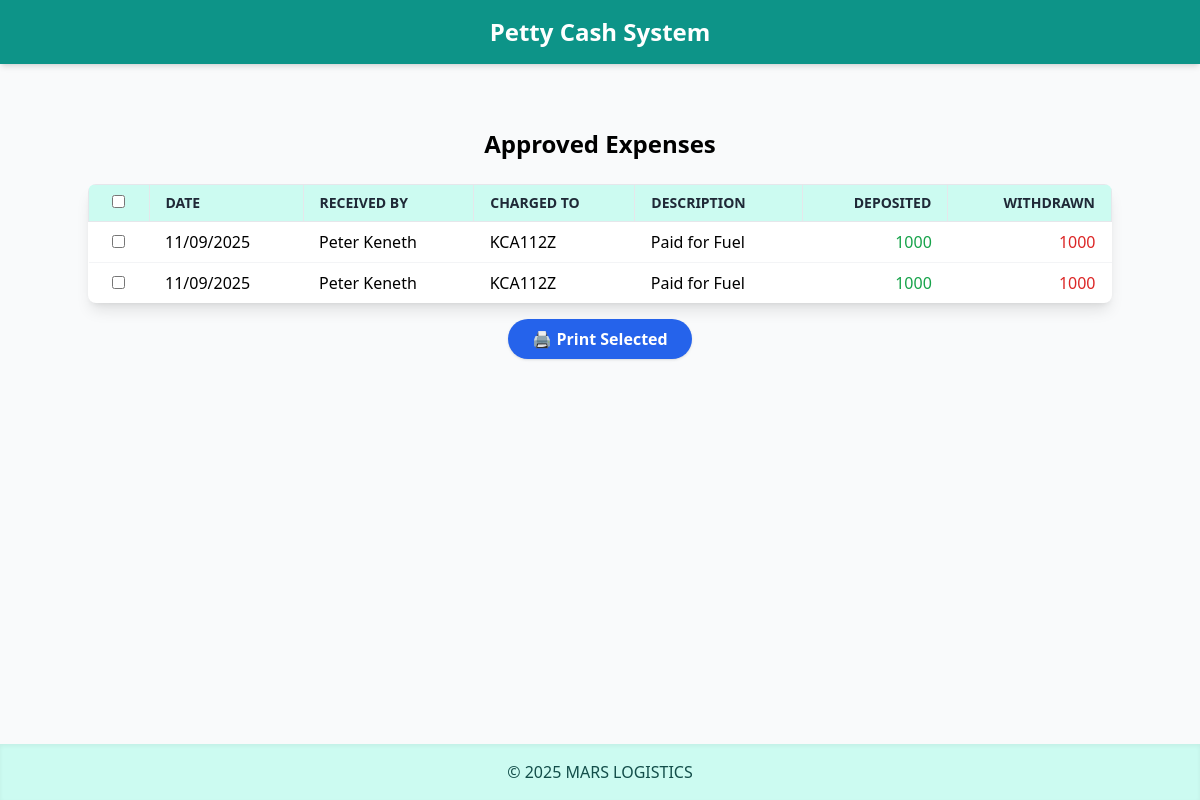
The page /expenses/print-all-approved/ on the database as committed earlier.
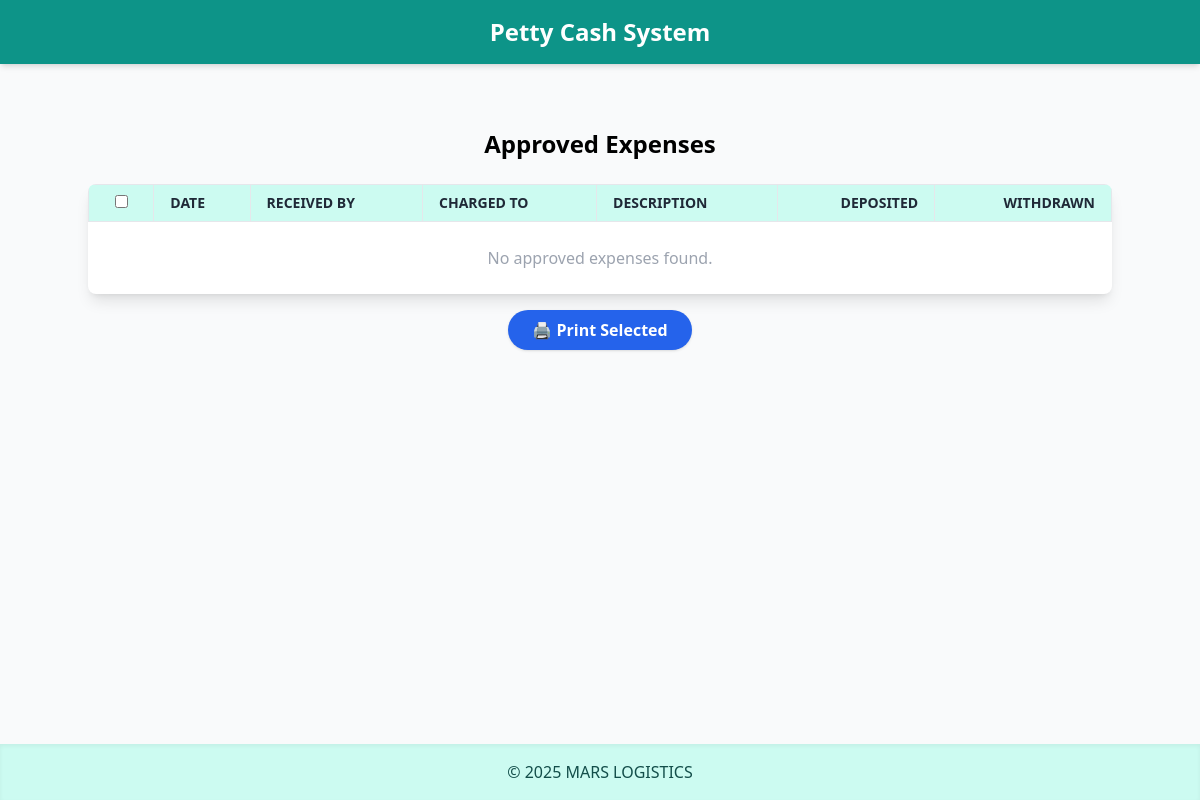
The same page on the database as committed later.
### cashflow/models.py (models this page shows, shortened)
class Expense(models.Model):
    STATUS_CHOICES = [
        ("Pending", "Pending"),
        ("Approved", "Approved"),
        ("Rejected", "Rejected"),
        ("Locked", "Locked"),
    ]
    date = models.DateField(default=timezone.now)
    received_by = models.CharField(max_length=255, null=True, blank=True)
    charged_to = models.CharField(max_length=255)
    description = models.TextField()
    receipt_no = models.CharField(max_length=100, blank=True, null=True)
    amount_deposited = models.DecimalField(max_digits=12, decimal_places=2, default=0)
    amount_withdrawn = models.DecimalField(max_digits=12, decimal_places=2, default=0)
    withdrawal_charges = models.DecimalField(max_digits=12, decimal_places=2, default=0)
    running_balance = models.DecimalField(max_digits=12, decimal_places=2, default=0)
    status = models.CharField(max_length=20, choices=STATUS_CHOICES, default="Pending")
    uploaded_by = models.ForeignKey(
        User,
        on_delete=models.SET_NULL,
        null=True,
        blank=True,
        related_name="uploaded_expenses"
    )
    approved_by = models.ForeignKey(
        User,
        on_delete=models.SET_NULL,
        null=True,
        blank=True,
        related_name="approved_expenses"
    )
    approved_at = models.DateTimeField(null=True, blank=True)

### cashflow/views.py (the view)
# urls.py: path("expenses/print-all-approved/", views.print_all_approved, name="print_all_approved"),
def print_all_approved(request):
    approved_expenses = Expense.objects.filter(status__iexact='approved')
    return render(request, 'cashflow/print_all_approved.html', {
        'expenses': approved_expenses,
    })

### cashflow/templates/cashflow/print_all_approved.html (shortened to what this page needs)
{% extends "cashflow/base.html" %}
{% block content %}
<div class="container mx-auto mt-8">
    <h1 class="text-2xl font-bold text-center mb-6">
        Approved Expenses
    </h1>
    <form method="post" action="{% url 'print_selected_expenses' %}" target="_blank">
        <div class="overflow-x-auto shadow-lg rounded-lg bg-white">
            <table class="min-w-full divide-y divide-gray-200">
                <thead class="bg-teal-100 text-gray-800">
                    <tr>
                        <th class="border px-4 py-2 text-center font-semibold uppercase text-sm">
                            <input type="checkbox" id="selectAll" onclick="toggleAll(this)">
                        </th>
                        <th class="border px-4 py-2 text-left font-semibold uppercase text-sm">Date</th>
                        <th class="border px-4 py-2 text-left font-semibold uppercase text-sm">Received By</th>
                        <th class="border px-4 py-2 text-left font-semibold uppercase text-sm">Charged To</th>
                        <th class="border px-4 py-2 text-left font-semibold uppercase text-sm">Description</th>
                        <th class="border px-4 py-2 text-right font-semibold uppercase text-sm">Deposited</th>
                        <th class="border px-4 py-2 text-right font-semibold uppercase text-sm">Withdrawn</th>
                    </tr>
                </thead>
                <tbody class="divide-y divide-gray-100">
                    {% for expense in expenses %}
                        <tr class="hover:bg-gray-50 transition duration-200">
                            <td class="px-4 py-2 text-center">
                                <input type="checkbox" name="selected_expenses" value="{{ expense.id }}">
                            </td>
                            <td class="px-4 py-2">{{ expense.date|date:"d/m/Y" }}</td>
                            <td class="px-4 py-2">{{ expense.received_by }}</td>
                            <td class="px-4 py-2">{{ expense.charged_to }}</td>
                            <td class="px-4 py-2">{{ expense.description }}</td>
                            <td class="px-4 py-2 text-right text-green-600">{{ expense.amount_deposited|floatformat:0 }}</td>
                            <td class="px-4 py-2 text-right text-red-600">{{ expense.amount_withdrawn|floatformat:0 }}</td>
                        </tr>
                    {% empty %}
                        <tr>
                            <td colspan="7" class="px-4 py-6 text-center text-gray-400 font-medium">
                                No approved expenses found.
                            </td>
                        </tr>
                    {% endfor %}
                </tbody>
            </table>
        </div>
        <div class="text-center mt-4">
            <button type="submit" class="bg-blue-600 hover:bg-blue-700 text-white font-semibold px-6 py-2 rounded-full shadow">
                🖨️ Print Selected
            </button>
        </div>
    </form>
</div>
{% endblock %}

Rows that differ between the two databases and show on the page:
removed Expense: date "11/09/2025", received_by "Peter Keneth", charged_to "KCA112Z", description "Paid for Fuel", amount_deposited "1000", amount_withdrawn "1000"
removed Expense: date "11/09/2025", received_by "Peter Keneth", charged_to "KCA112Z", description "Paid for Fuel", amount_deposited "1000", amount_withdrawn "1000"
Other text that changed with them:
text now shown: "No approved expenses found."
